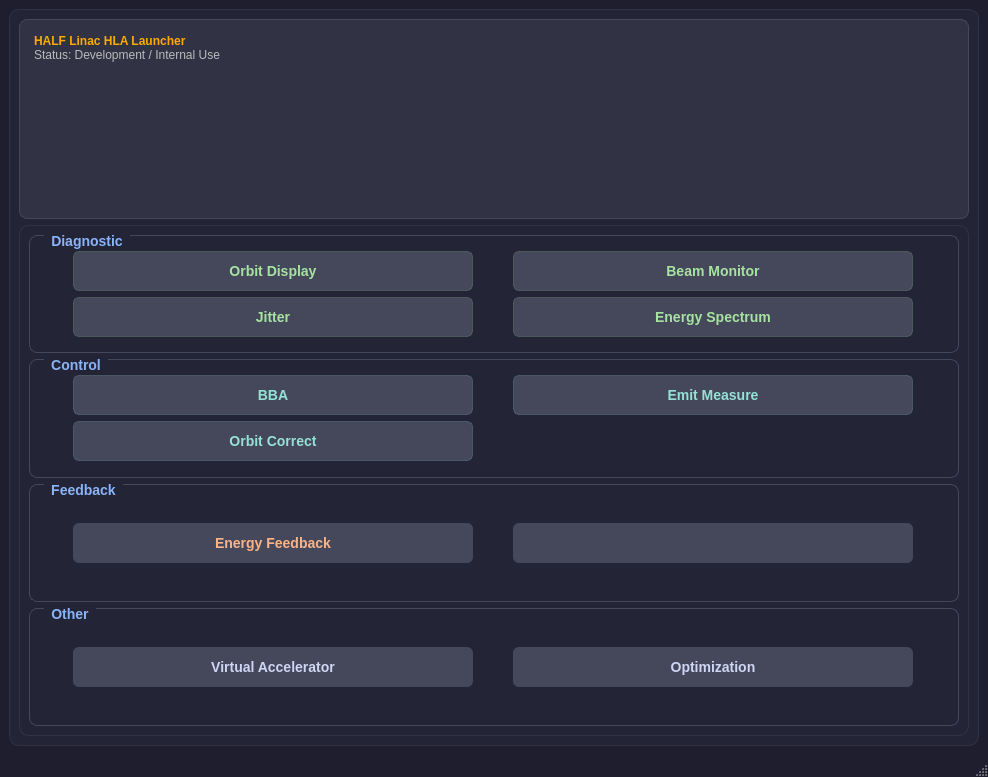
<?xml version="1.0" encoding="UTF-8"?>
<ui version="4.0">
 <class>MainWindow</class>
 <widget class="QMainWindow" name="MainWindow">
  <property name="geometry">
   <rect>
    <x>0</x>
    <y>0</y>
    <width>988</width>
    <height>777</height>
   </rect>
  </property>
  <property name="windowTitle">
   <string>Launcher</string>
  </property>
  <property name="windowIcon">
   <iconset>
    <normaloff>../../../../../../HALF_logo.png</normaloff>../../../../../../HALF_logo.png</iconset>
  </property>
  <property name="styleSheet">
   <string notr="true">/* 全局背景与文字 */
QMainWindow, QWidget#centralwidget {
    background-color: #1e1e2e;
    color: #cdd6f4;
    font-family: &quot;Segoe UI&quot;, &quot;PingFang SC&quot;, sans-serif;
}

/* 文本框美化 */
QTextEdit#textEdit {
    background-color: #313244;
    border: 1px solid #45475a;
    border-radius: 8px;
    padding: 10px;
    color: #f38ba8; /* 对应你原本的红色提示 */
}

/* 按钮基础样式 */
QPushButton {
    background-color: #45475a;
    border: none;
    border-radius: 6px;
    color: #cdd6f4;
    padding: 10px;
    font-weight: bold;
    font-size: 14px;
}

QPushButton:hover {
    background-color: #585b70;
}

QPushButton:pressed {
    background-color: #313244;
}

/* 重点功能按钮 - 蓝色调 
QPushButton#vmbtn, QPushButton#online_opt {
    background-color: #89b4fa;
    color: #11111b;
}*/

/*
QPushButton#vmbtn:hover, QPushButton#online_opt:hover {
    background-color: #b4befe;
}

/*  诊断功能按钮：绿色文字 (Monitor/Spectrum/Jitter) */
QPushButton#orbitdisplay, QPushButton#jitter_plot,QPushButton#energy_spectrum, QPushButton#beammonitor{
    color: #a6e3a1;
	border: 1px solid rgba(166, 227, 161, 0.2); /* 20% 透明度的绿色边框 */
}

/*  危险/自动控制按钮：橙色文字 (Energy Feedback) */
QPushButton#BBA,QPushButton#emitmeasure,QPushButton#orbit_correct{
    color: #94e2d5;
	border: 1px solid rgba(148, 226, 213, 0.2); /* 20% 透明度的青色边框 */
}


/*  危险/自动控制按钮：橙色文字 (Energy Feedback) */
QPushButton#energy_feedback {
    color: #fab387;
}


/* 容器边框美化 */
QFrame {
    border: 1px solid #313244;
    border-radius: 10px;
    background-color: #242437;
}



/* GroupBox 容器整体样式 */
QGroupBox {
    background-color: #242437; /* 比背景稍亮一点的深蓝 */
    border: 1px solid #45475a; /* 边框线 */
    border-radius: 8px;
    margin-top: 1.5ex; /* 为顶部的标题留出空间 */
    font-weight: bold;
    font-size: 14px;
}

/* GroupBox 标题样式 */
QGroupBox::title {
    subcontrol-origin: margin;
    subcontrol-position: top left; /* 标题靠左上 */
    left: 15px;                    /* 距离左边框的距离 */
	top: -2px; /* 向上微调，使其跨在边框线上 */
    padding: 0 5px;               /* 文字左右内边距，防止碰到背景线 */
    color: #89b4fa;               /* 标题颜色：建议使用浅蓝色，代表科技感 */
}

/* 进阶：为标题添加一个小装饰点缀 */
QGroupBox::indicator {
    width: 8px;
    height: 8px;
    background-color: #f38ba8; /* 红色点缀，对应加速器的热点色 */
    border-radius: 4px;
}</string>
  </property>
  <widget class="QWidget" name="centralwidget">
   <property name="sizePolicy">
    <sizepolicy hsizetype="Preferred" vsizetype="Preferred">
     <horstretch>0</horstretch>
     <verstretch>0</verstretch>
    </sizepolicy>
   </property>
   <layout class="QVBoxLayout" name="verticalLayout_2" stretch="1">
    <item>
     <widget class="QFrame" name="frame">
      <property name="frameShape">
       <enum>QFrame::StyledPanel</enum>
      </property>
      <property name="frameShadow">
       <enum>QFrame::Raised</enum>
      </property>
      <layout class="QVBoxLayout" name="verticalLayout_3">
       <item>
        <layout class="QVBoxLayout" name="verticalLayout">
         <item>
          <widget class="QTextEdit" name="textEdit">
           <property name="maximumSize">
            <size>
             <width>16777215</width>
             <height>200</height>
            </size>
           </property>
           <property name="html">
            <string>&lt;!DOCTYPE HTML PUBLIC &quot;-//W3C//DTD HTML 4.0//EN&quot; &quot;http://www.w3.org/TR/REC-html40/strict.dtd&quot;&gt;
&lt;html&gt;&lt;head&gt;&lt;meta name=&quot;qrichtext&quot; content=&quot;1&quot; /&gt;&lt;style type=&quot;text/css&quot;&gt;
p, li { white-space: pre-wrap; }
&lt;/style&gt;&lt;/head&gt;&lt;body style=&quot; font-family:'Sans Serif'; font-size:9pt; font-weight:400; font-style:normal;&quot;&gt;
&lt;p style=&quot; margin-top:0px; margin-bottom:0px; margin-left:0px; margin-right:0px; -qt-block-indent:0; text-indent:0px;&quot;&gt;&lt;span style=&quot; font-weight:600; color:#ffaa00;&quot;&gt;HALF Linac HLA Launcher &lt;/span&gt;&lt;br /&gt;&lt;span style=&quot; color:#bbbbbb;&quot;&gt;Status: Development / Internal Use &lt;/span&gt;&lt;/p&gt;&lt;/body&gt;&lt;/html&gt;</string>
           </property>
          </widget>
         </item>
         <item>
          <widget class="QFrame" name="frame_2">
           <property name="frameShape">
            <enum>QFrame::StyledPanel</enum>
           </property>
           <property name="frameShadow">
            <enum>QFrame::Raised</enum>
           </property>
           <layout class="QVBoxLayout" name="verticalLayout_5" stretch="0,0,0,0">
            <item>
             <widget class="QGroupBox" name="groupBox_4">
              <property name="title">
               <string>Diagnostic</string>
              </property>
              <property name="flat">
               <bool>false</bool>
              </property>
              <layout class="QVBoxLayout" name="verticalLayout_6">
               <item>
                <layout class="QGridLayout" name="gridLayout_2">
                 <item row="1" column="0">
                  <widget class="QPushButton" name="jitter_plot">
                   <property name="minimumSize">
                    <size>
                     <width>0</width>
                     <height>40</height>
                    </size>
                   </property>
                   <property name="maximumSize">
                    <size>
                     <width>400</width>
                     <height>16777215</height>
                    </size>
                   </property>
                   <property name="styleSheet">
                    <string notr="true"/>
                   </property>
                   <property name="text">
                    <string>Jitter</string>
                   </property>
                  </widget>
                 </item>
                 <item row="0" column="1">
                  <widget class="QPushButton" name="beammonitor">
                   <property name="minimumSize">
                    <size>
                     <width>0</width>
                     <height>40</height>
                    </size>
                   </property>
                   <property name="maximumSize">
                    <size>
                     <width>400</width>
                     <height>16777215</height>
                    </size>
                   </property>
                   <property name="styleSheet">
                    <string notr="true"/>
                   </property>
                   <property name="text">
                    <string>Beam Monitor</string>
                   </property>
                   <property name="checkable">
                    <bool>false</bool>
                   </property>
                   <property name="checked">
                    <bool>false</bool>
                   </property>
                  </widget>
                 </item>
                 <item row="0" column="0">
                  <widget class="QPushButton" name="orbitdisplay">
                   <property name="minimumSize">
                    <size>
                     <width>0</width>
                     <height>40</height>
                    </size>
                   </property>
                   <property name="maximumSize">
                    <size>
                     <width>400</width>
                     <height>16777215</height>
                    </size>
                   </property>
                   <property name="toolTip">
                    <string>&lt;html&gt;&lt;head/&gt;&lt;body&gt;&lt;p&gt;&lt;br/&gt;&lt;/p&gt;&lt;/body&gt;&lt;/html&gt;</string>
                   </property>
                   <property name="whatsThis">
                    <string>&lt;html&gt;&lt;head/&gt;&lt;body&gt;&lt;p&gt;&lt;br/&gt;&lt;/p&gt;&lt;/body&gt;&lt;/html&gt;</string>
                   </property>
                   <property name="styleSheet">
                    <string notr="true"/>
                   </property>
                   <property name="text">
                    <string>Orbit Display</string>
                   </property>
                   <property name="default">
                    <bool>false</bool>
                   </property>
                   <property name="flat">
                    <bool>false</bool>
                   </property>
                  </widget>
                 </item>
                 <item row="1" column="1">
                  <widget class="QPushButton" name="energy_spectrum">
                   <property name="minimumSize">
                    <size>
                     <width>0</width>
                     <height>40</height>
                    </size>
                   </property>
                   <property name="maximumSize">
                    <size>
                     <width>400</width>
                     <height>16777215</height>
                    </size>
                   </property>
                   <property name="styleSheet">
                    <string notr="true"/>
                   </property>
                   <property name="text">
                    <string>Energy Spectrum</string>
                   </property>
                  </widget>
                 </item>
                </layout>
               </item>
              </layout>
             </widget>
            </item>
            <item>
             <widget class="QGroupBox" name="groupBox_5">
              <property name="title">
               <string>Control</string>
              </property>
              <layout class="QVBoxLayout" name="verticalLayout_7">
               <item>
                <layout class="QGridLayout" name="gridLayout_4">
                 <item row="0" column="0">
                  <widget class="QPushButton" name="BBA">
                   <property name="minimumSize">
                    <size>
                     <width>0</width>
                     <height>40</height>
                    </size>
                   </property>
                   <property name="maximumSize">
                    <size>
                     <width>400</width>
                     <height>16777215</height>
                    </size>
                   </property>
                   <property name="styleSheet">
                    <string notr="true"/>
                   </property>
                   <property name="text">
                    <string>BBA</string>
                   </property>
                  </widget>
                 </item>
                 <item row="1" column="0">
                  <widget class="QPushButton" name="orbit_correct">
                   <property name="minimumSize">
                    <size>
                     <width>0</width>
                     <height>40</height>
                    </size>
                   </property>
                   <property name="maximumSize">
                    <size>
                     <width>400</width>
                     <height>16777215</height>
                    </size>
                   </property>
                   <property name="styleSheet">
                    <string notr="true"/>
                   </property>
                   <property name="text">
                    <string>Orbit Correct</string>
                   </property>
                  </widget>
                 </item>
                 <item row="0" column="1">
                  <widget class="QPushButton" name="emitmeasure">
                   <property name="minimumSize">
                    <size>
                     <width>0</width>
                     <height>40</height>
                    </size>
                   </property>
                   <property name="maximumSize">
                    <size>
                     <width>400</width>
                     <height>16777215</height>
                    </size>
                   </property>
                   <property name="styleSheet">
                    <string notr="true"/>
                   </property>
                   <property name="text">
                    <string>Emit Measure</string>
                   </property>
                  </widget>
                 </item>
                </layout>
               </item>
              </layout>
             </widget>
            </item>
            <item>
             <widget class="QGroupBox" name="groupBox">
              <property name="title">
               <string>Feedback</string>
              </property>
              <layout class="QVBoxLayout" name="verticalLayout_8">
               <item>
                <layout class="QGridLayout" name="gridLayout">
                 <item row="0" column="0">
                  <widget class="QPushButton" name="energy_feedback">
                   <property name="minimumSize">
                    <size>
                     <width>0</width>
                     <height>40</height>
                    </size>
                   </property>
                   <property name="maximumSize">
                    <size>
                     <width>400</width>
                     <height>16777215</height>
                    </size>
                   </property>
                   <property name="styleSheet">
                    <string notr="true"/>
                   </property>
                   <property name="text">
                    <string>Energy Feedback</string>
                   </property>
                  </widget>
                 </item>
                 <item row="0" column="1">
                  <widget class="QPushButton" name="pushButton_5">
                   <property name="minimumSize">
                    <size>
                     <width>0</width>
                     <height>40</height>
                    </size>
                   </property>
                   <property name="maximumSize">
                    <size>
                     <width>400</width>
                     <height>16777215</height>
                    </size>
                   </property>
                   <property name="text">
                    <string/>
                   </property>
                  </widget>
                 </item>
                </layout>
               </item>
              </layout>
             </widget>
            </item>
            <item>
             <widget class="QGroupBox" name="groupBox_3">
              <property name="title">
               <string>Other</string>
              </property>
              <layout class="QVBoxLayout" name="verticalLayout_4">
               <item>
                <layout class="QGridLayout" name="gridLayout_3">
                 <item row="0" column="0">
                  <widget class="QPushButton" name="vmbtn">
                   <property name="minimumSize">
                    <size>
                     <width>0</width>
                     <height>40</height>
                    </size>
                   </property>
                   <property name="maximumSize">
                    <size>
                     <width>400</width>
                     <height>16777215</height>
                    </size>
                   </property>
                   <property name="styleSheet">
                    <string notr="true"/>
                   </property>
                   <property name="text">
                    <string>Virtual Accelerator</string>
                   </property>
                  </widget>
                 </item>
                 <item row="0" column="1">
                  <widget class="QPushButton" name="online_opt">
                   <property name="minimumSize">
                    <size>
                     <width>0</width>
                     <height>40</height>
                    </size>
                   </property>
                   <property name="maximumSize">
                    <size>
                     <width>400</width>
                     <height>16777215</height>
                    </size>
                   </property>
                   <property name="styleSheet">
                    <string notr="true"/>
                   </property>
                   <property name="text">
                    <string>Optimization</string>
                   </property>
                  </widget>
                 </item>
                </layout>
               </item>
              </layout>
             </widget>
            </item>
           </layout>
          </widget>
         </item>
        </layout>
       </item>
      </layout>
     </widget>
    </item>
   </layout>
  </widget>
  <widget class="QMenuBar" name="menubar">
   <property name="geometry">
    <rect>
     <x>0</x>
     <y>0</y>
     <width>988</width>
     <height>20</height>
    </rect>
   </property>
  </widget>
  <widget class="QStatusBar" name="statusbar"/>
 </widget>
 <resources/>
 <connections/>
</ui>
